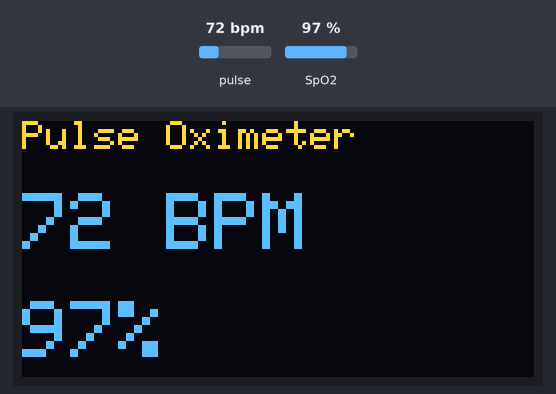
The sketch below on a simulated Arduino Mega 2560, built for the host (arithmetic inside an expression is 32-bit, double 64-bit). Parts: 128×64 one-colour display. Inputs (shaded band) come from the test bench; at power-on: pulse 72 bpm, SpO2 97 %. The OLED is the two-colour kind (top 16 rows yellow); what the sketch prints to the serial monitor is not drawn.

Above: at 18.2 s.

The sketch:

BT_PulseOximeter.ino
```cpp
#include <Wire.h>
#include <Adafruit_GFX.h>
#include <Adafruit_SSD1306.h>

#include "MAX30105.h"
#include "heartRate.h"
#include "spo2_algorithm.h"

// ---------------- OLED SETTINGS ----------------
#define SCREEN_WIDTH 128
#define SCREEN_HEIGHT 64
#define OLED_RESET -1

Adafruit_SSD1306 display(SCREEN_WIDTH, SCREEN_HEIGHT, &Wire, OLED_RESET);

// ---------------- MAX30102 ----------------
MAX30105 particleSensor;

#if defined(__AVR_ATmega328P__) || defined(__AVR_ATmega168__)
uint16_t irBuffer[100];
uint16_t redBuffer[100];
#else
uint32_t irBuffer[100];
uint32_t redBuffer[100];
#endif

int32_t  spo2;
int8_t   validSPO2;
int32_t  heartRate;
int8_t   validHeartRate;

unsigned long lastUpdate = 0;

// -----------------------------------------------
// HC-05 is on Serial2: PA2 = TX,  PA3 = RX
// HC-05 default baud rate is 9600
// -----------------------------------------------
#define BT_SERIAL Serial2
#define BT_BAUD   9600
HardwareSerial Serial2(PA3, PA2);
void setup()
{
  Serial.begin(115200);

  // ── Bluetooth UART ──────────────────────────────
  BT_SERIAL.begin(BT_BAUD);
  Serial.println("HC-05 serial started on Serial2 (PA2/PA3) at 9600");

  // -------- OLED INIT --------
  if (!display.begin(SSD1306_SWITCHCAPVCC, 0x3C))
  {
    Serial.println("SSD1306 failed");
    while (1);
  }

  display.clearDisplay();
  display.setTextColor(SSD1306_WHITE);

  display.setTextSize(2);
  display.setCursor(10, 10);
  display.println("MAX30102");

  display.setTextSize(1);
  display.setCursor(18, 40);
  display.println("Initializing...");
  display.display();

  // -------- SENSOR INIT --------
  if (!particleSensor.begin(Wire, I2C_SPEED_STANDARD))
  {
    Serial.println("MAX30102 not found");

    display.clearDisplay();
    display.setTextSize(1);
    display.setCursor(0, 20);
    display.println("MAX30102");
    display.println("NOT FOUND");
    display.display();

    while (1);
  }

  particleSensor.setup(
    50,    // LED brightness
    8,     // sample average
    2,     // LED mode
    50,    // sample rate
    411,   // pulse width
    4096   // ADC range
  );

  display.clearDisplay();
  display.setTextSize(1);
  display.setCursor(0, 20);
  display.println("Place finger");
  display.println("on sensor");
  display.display();

  delay(2000);
}

void loop()
{
  // Collect 100 samples
  for (byte i = 0; i < 100; i++)
  {
    while (!particleSensor.available())
      particleSensor.check();

    redBuffer[i] = particleSensor.getRed();
    irBuffer[i]  = particleSensor.getIR();

    particleSensor.nextSample();
  }

  // Calculate HR and SpO2
  maxim_heart_rate_and_oxygen_saturation(
    irBuffer,
    100,
    redBuffer,
    &spo2,
    &validSPO2,
    &heartRate,
    &validHeartRate
  );

  // Update every second
  if (millis() - lastUpdate > 1000)
  {
    lastUpdate = millis();

    // ── BLUETOOTH OUTPUT ─────────────────────────────────────────────────────
    // Format: "BPM:72,SPO2:98\n" (what DataParser.java expects).
    // Only send when BOTH readings are valid; otherwise send zeroes
    // so the app can show "--" instead of stale data.
    if (validHeartRate && validSPO2)
    {
      BT_SERIAL.print("BPM:");
      BT_SERIAL.print((int)heartRate);
      BT_SERIAL.print(",SPO2:");
      BT_SERIAL.print((int)spo2);
      BT_SERIAL.print("\n");
    }
    else
    {
      // Send zeroes — DataParser will mark them invalid and the app shows "--"
      BT_SERIAL.print("BPM:0,SPO2:0\n");
    }

    // ── USB/DEBUG OUTPUT (for Serial Monitor) ─────────────────────
    Serial.print("HR: ");
    if (validHeartRate) Serial.print(heartRate);
    else                Serial.print("Invalid");

    Serial.print(" BPM | SpO2: ");
    if (validSPO2) { Serial.print(spo2); Serial.println("%"); }
    else             Serial.println("Invalid");

    // -------- OLED OUTPUT --------
    display.clearDisplay();

    display.setTextSize(1);
    display.setCursor(0, 0);
    display.println("Pulse Oximeter");

    display.setTextSize(2);
    display.setCursor(0, 18);
    if (validHeartRate)
    { display.print(heartRate); display.println(" BPM");
    }
    else
      display.println("HR --");

    display.setCursor(0, 45);
    if (validSPO2)
    { display.print(spo2); display.println("%");
    }
    else
      display.println("SpO2 --");

    display.display();
  }
}
```
